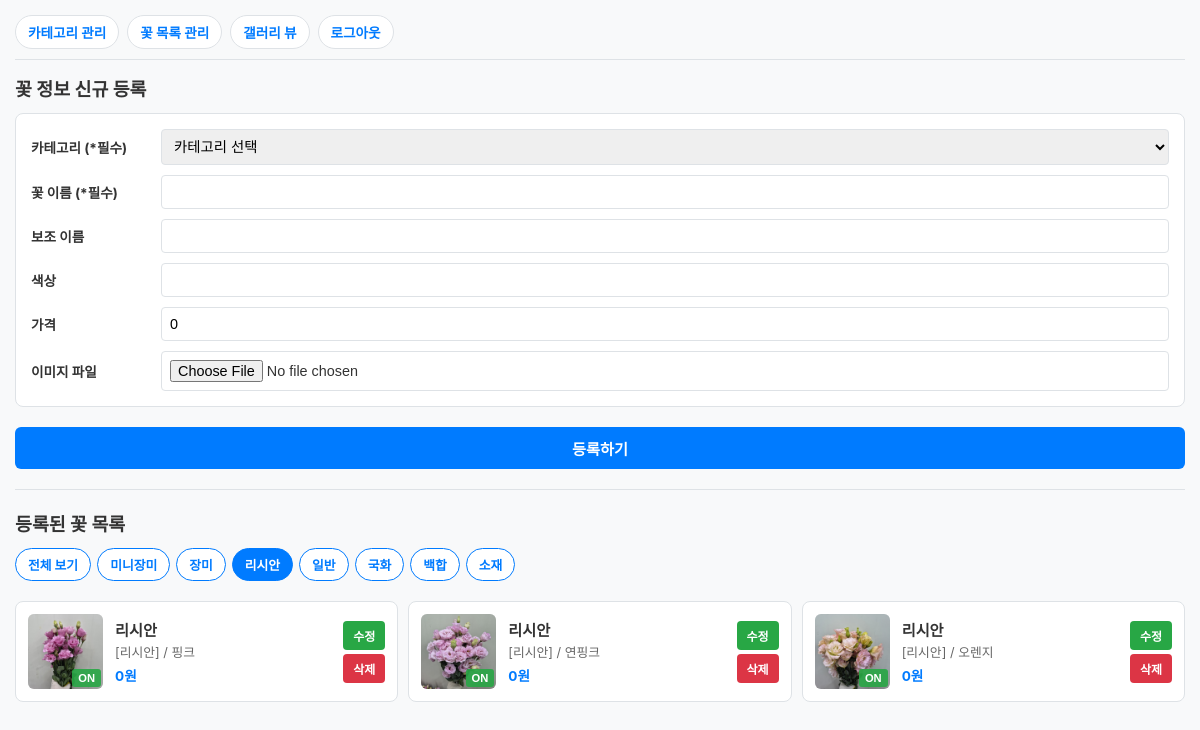
Screenshot of /admin/flower?category_id=4 (signed in) with the database file from the repository.
### models.py (models this page shows)
class Category(Base):
    __tablename__ = "category"
    idx = Column(Integer, primary_key=True, autoincrement=True, index=True)
    name = Column(String, nullable=False)
    order_no = Column(Integer, default=0, index=True)  # 순서 정렬용 컬럼
    flowers = relationship("FlowerList", back_populates="category_rel")

class FlowerList(Base):
    __tablename__ = "flower_list"
    idx = Column(Integer, primary_key=True, autoincrement=True, index=True)
    update_date = Column(DateTime, server_default=func.now(), onupdate=func.now())
    category = Column(Integer, ForeignKey("category.idx", ondelete="SET NULL"), nullable=True)
    name = Column(String, nullable=False)
    name2 = Column(String, nullable=True)
    color = Column(String, nullable=True)
    price = Column(Integer, default=0)
    img_path = Column(String, nullable=True)
    view = Column(Integer, default=1)
    category_rel = relationship("Category", back_populates="flowers")

### main.py (the view)
@app.get("/admin/flower", response_class=HTMLResponse)
def flower_page(
    request: Request,
    category_id: int = None,
    db: Session = Depends(get_db)
):
    if not request.session.get("is_admin"):
        return RedirectResponse(url="/admin/login", status_code=303)
    categories = db.query(models.Category).order_by(models.Category.order_no.asc(), models.Category.idx.asc()).all()
    query = db.query(models.FlowerList)
    if category_id:
        query = query.filter(models.FlowerList.category == category_id)
    flowers = query.order_by(models.FlowerList.name.asc()).all()
    return templates.TemplateResponse(
        request=request,
        name="admin/flower_list.html",
        context={
            "categories": categories,
            "flowers": flowers,
            "selected_category": category_id
        }
    )

### templates/admin/flower_list.html (shortened to what this page needs)
<!DOCTYPE html>
<html lang="ko">
<head>
</head>
<body>
    <nav>
        <a href="/admin/category">카테고리 관리</a>
        <a href="/admin/flower">꽃 목록 관리</a>
        <a href="/admin/gallery-view">갤러리 뷰</a>
        <a href="/admin/logout">로그아웃</a>
    </nav>
    <h2>꽃 정보 신규 등록</h2>
    <form action="/admin/flower" method="post" enctype="multipart/form-data">
        <div class="form-grid">
            <label>카테고리 (*필수)</label>
            <select name="category_idx" required>
                <option value="">카테고리 선택</option>
            </select>
            <label>꽃 이름 (*필수)</label>
            <input type="text" name="name" required>
            <label>보조 이름</label>
            <input type="text" name="name2">
            <label>색상</label>
            <input type="text" name="color">
            <label>가격</label>
            <input type="number" name="price" value="0">
            <label>이미지 파일</label>
            <input type="file" name="file" accept="image/*">
        </div>
        <button type="submit" class="btn-submit">등록하기</button>
    </form>
    <hr style="margin: 20px 0; border: none; border-top: 1px solid var(--border-color);">
    <h2>등록된 꽃 목록</h2>
    <div class="filter-bar">
        <a href="/admin/flower" class="filter-btn {% if not selected_category %}active{% endif %}">전체 보기</a>
        {% for cat in categories %}
        <a href="/admin/flower?category_id={{ cat.idx }}" class="filter-btn {% if selected_category == cat.idx %}active{% endif %}">
            {{ cat.name }}
        </a>
        {% endfor %}
    </div>
    <div class="flower-cards-grid">
        {% for flower in flowers %}
        <div class="flower-item-card">
            <div class="img-container">
                {% if flower.img_path %}
                <img src="/{{ flower.img_path }}" alt="{{ flower.name }}">
                {% else %}
                <div class="no-img-box">준비중</div>
                {% endif %}
                {% set current_url = '/admin/flower?category_id=' ~ selected_category if selected_category else '/admin/flower' %}
                <form action="/admin/flower/toggle-view/{{ flower.idx }}?redirect_to={{ current_url }}" method="post" class="toggle-overlay">
                    {% if flower.view == 1 %}
                    <button type="submit" class="btn-view-on">ON</button>
                    {% else %}
                    <button type="submit" class="btn-view-off">OFF</button>
                    {% endif %}
                </form>
            </div>
            <div class="item-info">
                <div class="item-title">{{ flower.name }}</div>
                <div class="item-sub">
                    [{{ flower.category_rel.name if flower.category_rel else '-' }}]
                    {% if flower.color %}/ {{ flower.color }}{% endif %}
                </div>
                <div class="item-price">{{ "{:,}".format(flower.price) }}원</div>
            </div>
            <div class="item-actions">
                <button class="btn-edit" onclick="openEditModal(
                    '{{ flower.idx }}',
                    '{{ flower.category or '' }}',
                    '{{ flower.name }}',
                    '{{ flower.name2 or '' }}',
                    '{{ flower.color or '' }}',
                    '{{ flower.price }}'
                )">수정</button>
                <form action="/admin/flower/delete/{{ flower.idx }}?redirect_to={{ current_url }}" method="post" style="margin:0;" onsubmit="return confirm('정말 삭제하시겠습니까?');">
                    <button type="submit" class="btn-delete">삭제</button>
                </form>
            </div>
        </div>
        {% endfor %}
    </div>
</body>
</html>

### templates/admin/flower_list.html (style rules this page uses)
:root { --primary-color: #007bff; --success-color: #28a745; --danger-color: #dc3545; --bg-color: #f8f9fa; --border-color: #dee2e6; }
* { box-sizing: border-box; margin: 0; padding: 0; }
body { font-family: -apple-system, BlinkMacSystemFont, "Segoe UI", Roboto, sans-serif; background-color: var(--bg-color); padding: 15px; color: #333; }
nav { display: flex; gap: 8px; overflow-x: auto; white-space: nowrap; padding-bottom: 10px; margin-bottom: 15px; border-bottom: 1px solid var(--border-color); -webkit-overflow-scrolling: touch; }
nav a { text-decoration: none; color: var(--primary-color); font-weight: bold; padding: 6px 12px; background: white; border-radius: 20px; border: 1px solid var(--border-color); font-size: 0.85rem; }
h2 { font-size: 1.15rem; margin-bottom: 12px; font-weight: 700; }
.form-grid { display: grid; grid-template-columns: 1fr; gap: 10px; background: white; padding: 15px; border-radius: 8px; border: 1px solid var(--border-color); margin-bottom: 20px; }
@media (min-width: 600px) { .form-grid { grid-template-columns: 120px 1fr; align-items: center; } }
.form-grid label { font-weight: bold; font-size: 0.85rem; }
.form-grid input, .form-grid select { width: 100%; padding: 8px; border: 1px solid var(--border-color); border-radius: 4px; font-size: 0.9rem; }
.btn-submit { width: 100%; padding: 10px; background-color: var(--primary-color); color: white; border: none; border-radius: 6px; font-weight: bold; cursor: pointer; font-size: 0.95rem; }
.filter-bar { display: flex; gap: 6px; overflow-x: auto; white-space: nowrap; margin-bottom: 15px; padding-bottom: 5px; }
.filter-btn { padding: 6px 12px; border: 1px solid var(--primary-color); background-color: white; color: var(--primary-color); border-radius: 20px; text-decoration: none; font-size: 0.8rem; font-weight: bold; }
.filter-btn.active { background-color: var(--primary-color); color: white; }
.flower-cards-grid { display: grid; grid-template-columns: 1fr; gap: 10px; }
@media (min-width: 600px) { .flower-cards-grid { grid-template-columns: repeat(2, 1fr); } }
@media (min-width: 900px) { .flower-cards-grid { grid-template-columns: repeat(3, 1fr); } }
.flower-item-card { background: white; border: 1px solid var(--border-color); border-radius: 8px; padding: 12px; display: flex; gap: 12px; align-items: center; position: relative; }
.img-container { position: relative; width: 75px; height: 75px; flex-shrink: 0; border-radius: 6px; overflow: hidden; background-color: #eee; }
.img-container img { width: 100%; height: 100%; object-fit: cover; }
.toggle-overlay { position: absolute; bottom: 2px; right: 2px; }
.btn-view-on { background-color: rgba(40, 167, 69, 0.9); color: white; border: none; padding: 3px 6px; border-radius: 3px; font-size: 0.7rem; font-weight: bold; cursor: pointer; }
.item-info { flex: 1; min-width: 0; }
.item-title { font-size: 0.95rem; font-weight: bold; margin-bottom: 2px; overflow: hidden; text-overflow: ellipsis; white-space: nowrap; }
.item-sub { font-size: 0.8rem; color: #666; margin-bottom: 4px; }
.item-price { font-size: 0.85rem; font-weight: bold; color: var(--primary-color); }
.item-actions { display: flex; flex-direction: column; gap: 4px; flex-shrink: 0; }
.btn-edit { background-color: var(--success-color); color: white; border: none; padding: 6px 10px; border-radius: 4px; font-size: 0.75rem; font-weight: bold; cursor: pointer; }
.btn-delete { background-color: var(--danger-color); color: white; border: none; padding: 6px 10px; border-radius: 4px; font-size: 0.75rem; font-weight: bold; cursor: pointer; }

### rows the page displays
Category: name "미니장미"
Category: name "장미"
Category: name "리시안"
Category: name "일반"
Category: name "국화"
Category: name "백합"
Category: name "소재"
FlowerList: img_path (picture), view "ON", name "리시안", category_rel "리시안", color "핑크", price "0"
FlowerList: img_path (picture), view "ON", name "리시안", category_rel "리시안", color "연핑크", price "0"
FlowerList: img_path (picture), view "ON", name "리시안", category_rel "리시안", color "오렌지", price "0"
